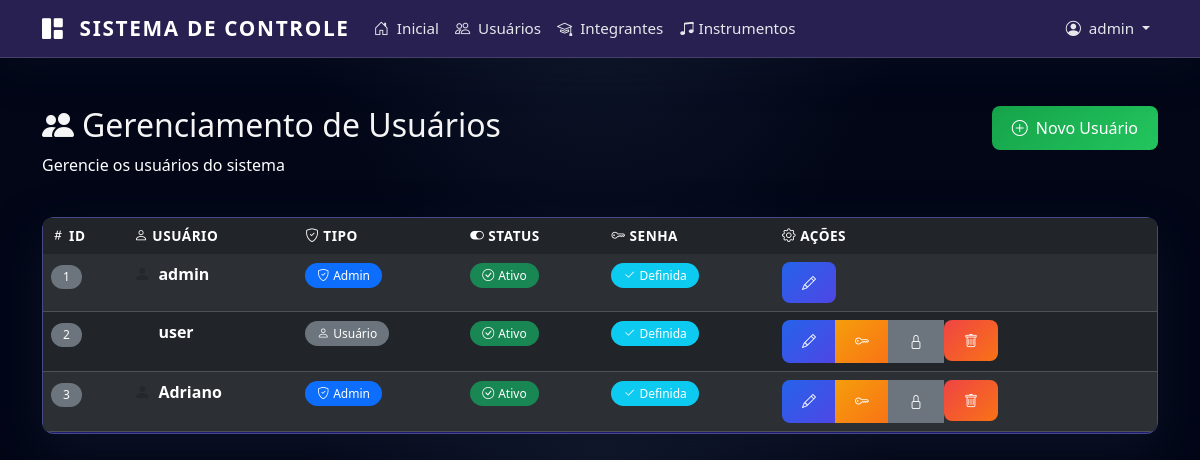
The app's page /admin/users (signed in) with its own data.
### app/models.py (models this page shows, shortened)
class User(UserMixin, db.Model):
    id = db.Column(db.Integer, primary_key=True)
    username = db.Column(db.String(100), unique=True, nullable=False)
    password = db.Column(db.String(255), nullable=False)
    is_admin = db.Column(db.Boolean, default=False)
    is_active = db.Column(db.Boolean, default=True)
    must_change_password = db.Column(db.Boolean, default=True)
    login_attempts = db.Column(db.Integer, default=0)
    blocked_until = db.Column(db.DateTime, nullable=True)

### app/routes.py (the view)
@main_bp.route("/admin/users")
@login_required
@admin_required
@session_timeout
def listar_usuarios():
    update_activity()
    usuarios = User.query.all()
    return render_template("admin_users.html", usuarios=usuarios)

### app/__init__.py (called while the page is built)
@login_manager.user_loader
def load_user(user_id):
    from .models import User
    return User.query.get(int(user_id))

### app/utils.py (called while the page is built)
def admin_required(f):
    @wraps(f)
    def decorated_function(*args, **kwargs):
        if not current_user.is_authenticated:
            return redirect(url_for("auth.login"))
        if not current_user.is_admin:
            flash("Acesso restrito ao administrador.")
            return redirect(url_for("main.dashboard"))
        return f(*args, **kwargs)
    return decorated_function

def obter_todas_configuracoes():
    configs = SistemaConfig.query.all()
    return {config.key: config.value for config in configs}

def update_activity():
    session.modified = True
    session['last_activity'] = datetime.utcnow().isoformat()

def get_session_timeout_minutes():
    timeout = current_app.config.get('SESSION_TIMEOUT_MINUTES')
    if timeout is None:
        timeout = obter_configuracao_int('session_timeout_minutes', SESSION_TIMEOUT_MINUTES)
    try:
        return int(timeout)
    except (TypeError, ValueError):
        return SESSION_TIMEOUT_MINUTES

def session_timeout(f):
    @wraps(f)
    def decorated_function(*args, **kwargs):
        if current_user.is_authenticated:
            last_activity_str = session.get('last_activity')
            if last_activity_str:
                try:
                    last_activity = datetime.fromisoformat(last_activity_str)
                    timeout_minutes = get_session_timeout_minutes()
                    if datetime.utcnow() - last_activity > timedelta(minutes=timeout_minutes):
                        logout_user()
                        flash(f'Sessão expirada por inatividade ({timeout_minutes} minutos). Faça login novamente.', 'warning')
                        return redirect(url_for('auth.login'))
                except ValueError:
                    update_activity()
            else:
                update_activity()
        return f(*args, **kwargs)
    return decorated_function

### templates/admin_users.html
{% extends "base.html" %}
{% block content %}
<div class="container mt-5 fade-in">
  <div class="row mb-4">
    <div class="col-md-8">
      <h2><i class="bi bi-people-fill me-2"></i>Gerenciamento de Usuários</h2>
      <p class="text-white">Gerencie os usuários do sistema</p>
    </div>
    <div class="col-md-4 text-md-end">
      <a href="{{ url_for('main.criar_usuario') }}" class="btn btn-success">
        <i class="bi bi-plus-circle me-2"></i>Novo Usuário
      </a>
    </div>
  </div>
  <div class="card">
    <div class="card-body p-0">
      <div class="table-responsive">
        <table class="table table-dark table-striped table-hover mb-0">
          <thead class="table-dark">
            <tr>
              <th><i class="bi bi-hash me-1"></i>ID</th>
              <th><i class="bi bi-person me-1"></i>Usuário</th>
              <th><i class="bi bi-shield-check me-1"></i>Tipo</th>
              <th><i class="bi bi-toggle-on me-1"></i>Status</th>
              <th><i class="bi bi-key me-1"></i>Senha</th>
              <th><i class="bi bi-gear me-1"></i>Ações</th>
            </tr>
          </thead>
          <tbody>
            {% for user in usuarios %}
            <tr>
              <td><span class="badge bg-secondary">{{ user.id }}</span></td>
              <td>
                <i class="bi bi-person-fill me-1 text-muted"></i>
                <strong>{{ user.username }}</strong>
              </td>
              <td>
                {% if user.is_admin %}
                  <span class="badge bg-primary">
                    <i class="bi bi-shield-check me-1"></i>Admin
                  </span>
                {% else %}
                  <span class="badge bg-secondary">
                    <i class="bi bi-person me-1"></i>Usuário
                  </span>
                {% endif %}
              </td>
              <td>
                {% if user.is_active %}
                  <span class="badge bg-success">
                    <i class="bi bi-check-circle me-1"></i>Ativo
                  </span>
                {% else %}
                  <span class="badge bg-danger">
                    <i class="bi bi-x-circle me-1"></i>Bloqueado
                  </span>
                {% endif %}
              </td>
              <td>
                {% if user.must_change_password %}
                  <span class="badge bg-warning text-dark">
                    <i class="bi bi-exclamation-triangle me-1"></i>Pendente
                  </span>
                {% else %}
                  <span class="badge bg-info">
                    <i class="bi bi-check2 me-1"></i>Definida
                  </span>
                {% endif %}
              </td>
              <td>
                <div class="btn-group" role="group">
                  {% if user.username != 'admin' or user.id == current_user.id %}
                  <a href="{{ url_for('main.editar_usuario', user_id=user.id) }}" class="btn btn-sm btn-primary" title="Editar">
                    <i class="bi bi-pencil"></i>
                  </a>
                  {% if user.id != current_user.id %}
                  <a href="{{ url_for('main.resetar_senha', user_id=user.id) }}" class="btn btn-sm btn-warning" title="Resetar Senha">
                    <i class="bi bi-key"></i>
                  </a>
                  <a href="{{ url_for('main.toggle_usuario', user_id=user.id) }}" class="btn btn-sm btn-secondary" title="{{ 'Bloquear' if user.is_active else 'Ativar' }}">
                    <i class="bi {{ 'bi-lock' if user.is_active else 'bi-unlock' }}"></i>
                  </a>
                  {% endif %}
                  {% if user.id != current_user.id %}
                  <form action="{{ url_for('main.excluir_usuario', user_id=user.id) }}" method="POST" style="display: inline;">
                    <button type="submit" class="btn btn-sm btn-danger" title="Excluir" onclick="return confirm('Tem certeza que deseja excluir o usuário {{ user.username }}?')">
                      <i class="bi bi-trash"></i>
                    </button>
                  </form>
                  {% endif %}
                  {% else %}
                  <span class="text-white small" title="Usuário admin protegido">
                    <i class="bi bi-shield-lock"></i> Protegido
                  </span>
                  {% endif %}
                </div>
              </td>
            </tr>
            {% endfor %}
          </tbody>
        </table>
      </div>
    </div>
  </div>
</div>
{% endblock %}

### templates/base.html (shortened to what this page needs)
<!DOCTYPE html>
<html lang="pt-br">
<head>
  <link href="https://cdn.jsdelivr.net/npm/bootstrap@5.3.8/dist/css/bootstrap.min.css" rel="stylesheet">
  <link rel="stylesheet" href="https://cdn.jsdelivr.net/npm/bootstrap-icons@1.11.3/font/bootstrap-icons.min.css">
  <link rel="stylesheet" href="{{ url_for('static', filename='css/style.css') }}">
</head>
<body>
  {% if current_user.is_authenticated %}
  <nav class="navbar navbar-expand-md navbar-dark">
    <div class="container">
      <a class="navbar-brand" href="{{ url_for('main.dashboard') }}">
        <i class="bi bi-grid-1x2-fill me-2"></i> Sistema de Controle
      </a>
      <div class="collapse navbar-collapse" id="navbarNav">
        <ul class="navbar-nav me-auto">
          <li class="nav-item">
            <a class="nav-link" href="{{ url_for('main.dashboard') }}">
              <i class="bi bi-house-door me-1"></i> Inicial
            </a>
          </li>
          {% if current_user.is_admin %}
          <li class="nav-item">
            <a class="nav-link" href="{{ url_for('main.listar_usuarios') }}">
              <i class="bi bi-people me-1"></i> Usuários
            </a>
          </li>
          {% endif %}
          <li class="nav-item">
            <a class="nav-link" href="{{ url_for('main.listar_alunos') }}">
              <i class="bi bi-mortarboard me-1"></i> Integrantes
            </a>
          </li>
          <li class="nav-item">
            <a class="nav-link" href="{{ url_for('main.listar_instrumentos') }}">
              <i class="bi bi-music-note-beamed"></i> Instrumentos
            </a>
          </li>
        </ul>
        <ul class="navbar-nav">
          <li class="nav-item dropdown">
            <a class="nav-link dropdown-toggle" href="#" role="button" data-bs-toggle="dropdown" aria-expanded="false">
              <i class="bi bi-person-circle me-1"></i> {{ current_user.username }}
            </a>
          </li>
        </ul>
      </div>
    </div>
  </nav>
  {% endif %}
  <main class="{% if not current_user.is_authenticated %}min-vh-100{% endif %}">
    {% block content %}{% endblock %}
  </main>
</body>
</html>

### static/css/style.css (style rules this page uses)
:root { --primary-color: #0f172a; --secondary-color: #1e293b; --accent-color: #2563eb; --highlight-color: #e94560; --text-light: #e5e7eb; --text-muted: #9ca3af; --surface-color: #ffffff; --surface-muted: rgba(15, 23, 42, 0.04); --success-color: #22c55e; --warning-color: #facc15; --danger-color: #ef4444; }
body { font-family: system-ui, -apple-system, BlinkMacSystemFont, 'Segoe UI', Tahoma, Geneva, Verdana, sans-serif; background: radial-gradient(circle at top, #0f172a 0, #020617 40%, #020617 100%); color: #e5e7eb; }
.navbar { background: rgba(15, 23, 42, 0.85) !important; backdrop-filter: blur(16px); -webkit-backdrop-filter: blur(16px); border-bottom: 1px solid rgba(148, 163, 184, 0.25); box-shadow: 0 10px 40px rgba(15, 23, 42, 0.35); }
.navbar-brand { font-weight: 700; font-size: 1.3rem; letter-spacing: 0.08em; text-transform: uppercase; }
.nav-link { font-weight: 500; font-size: 0.95rem; color: #e5e7eb !important; transition: color 0.25s ease, opacity 0.25s ease; }
.card { border: none; border-radius: 12px; background: rgba(15, 23, 42, 0.75); backdrop-filter: blur(18px); -webkit-backdrop-filter: blur(18px); border: 1px solid rgba(148, 163, 184, 0.35); box-shadow: 0 18px 45px rgba(15, 23, 42, 0.7); transition: transform 0.3s ease, box-shadow 0.3s ease; }
.btn { border-radius: 8px; font-weight: 500; padding: 10px 20px; transition: all 0.3s ease; }
.btn-success { background: linear-gradient(135deg, #16a34a, #22c55e); border: none; }
.btn-primary { background: linear-gradient(135deg, #2563eb, #4f46e5); border: none; }
.btn-warning { background: linear-gradient(135deg, #f59e0b, #f97316); border: none; color: white; }
.btn-danger { background: linear-gradient(135deg, #ef4444, #f97316); border: none; color: #f9fafb; }
.table { border-radius: 8px; overflow: hidden; }
.table-dark { background-color: var(--primary-color); }
.table thead th { border-bottom: none; font-weight: 600; text-transform: uppercase; font-size: 0.85rem; letter-spacing: 0.5px; }
.table tbody tr { transition: background-color 0.2s ease; }
.badge { padding: 6px 12px; border-radius: 20px; font-weight: 500; font-size: 0.75rem; }
h2, h3, h4, h5, h6 { color: #f5f5f5; }
p { color: #d0d0d0; }
.fade-in { animation: fadeIn 0.5s ease-out; }

### records on screen
User: username "admin", id "1", is_admin True (drawn), is_active True (drawn), must_change_password False (drawn)
User: id "2", username "user", is_admin False (drawn), is_active True (drawn), must_change_password False (drawn)
User: id "3", username "Adriano", is_admin True (drawn), is_active True (drawn), must_change_password False (drawn)
